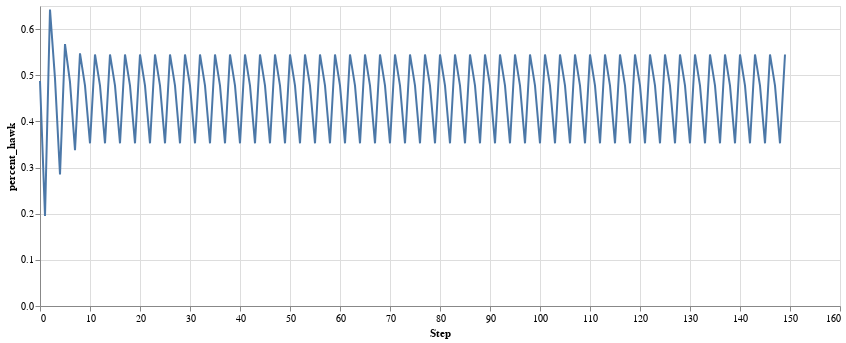

Notebook cell for this chart:
### Code cell
run_zero_chart = alt.Chart(runzero[runzero.Step < 150]).mark_line().encode(
    x='Step', # alt.X('Step', scale=alt.Scale(domain=[0, 1])),
    y='percent_hawk',
    # color='agent_risk_level:N',
).properties(
    width=800,
    height=300
)
run_zero_chart

### Figure 1 — Vega-Lite specification as saved in the notebook (floating-point values rounded to 4 significant figures; data arrays with more than 128 entries replaced by an {"elided": "..."} marker saying what was removed)
{"config": {"view": {"continuousWidth": 300, "continuousHeight": 300}}, "data": {"name": "data-331556ab37d83a1ca1b37d1e263c96dc"}, "mark": {"type": "line"}, "encoding": {"x": {"field": "Step", "type": "quantitative"}, "y": {"field": "percent_hawk", "type": "quantitative"}}, "height": 300, "width": 800, "$schema": "https://vega.github.io/schema/vega-lite/v5.20.1.json", "datasets": {"data-331556ab37d83a1ca1b37d1e263c96dc": {"elided": "150 records"}}}
